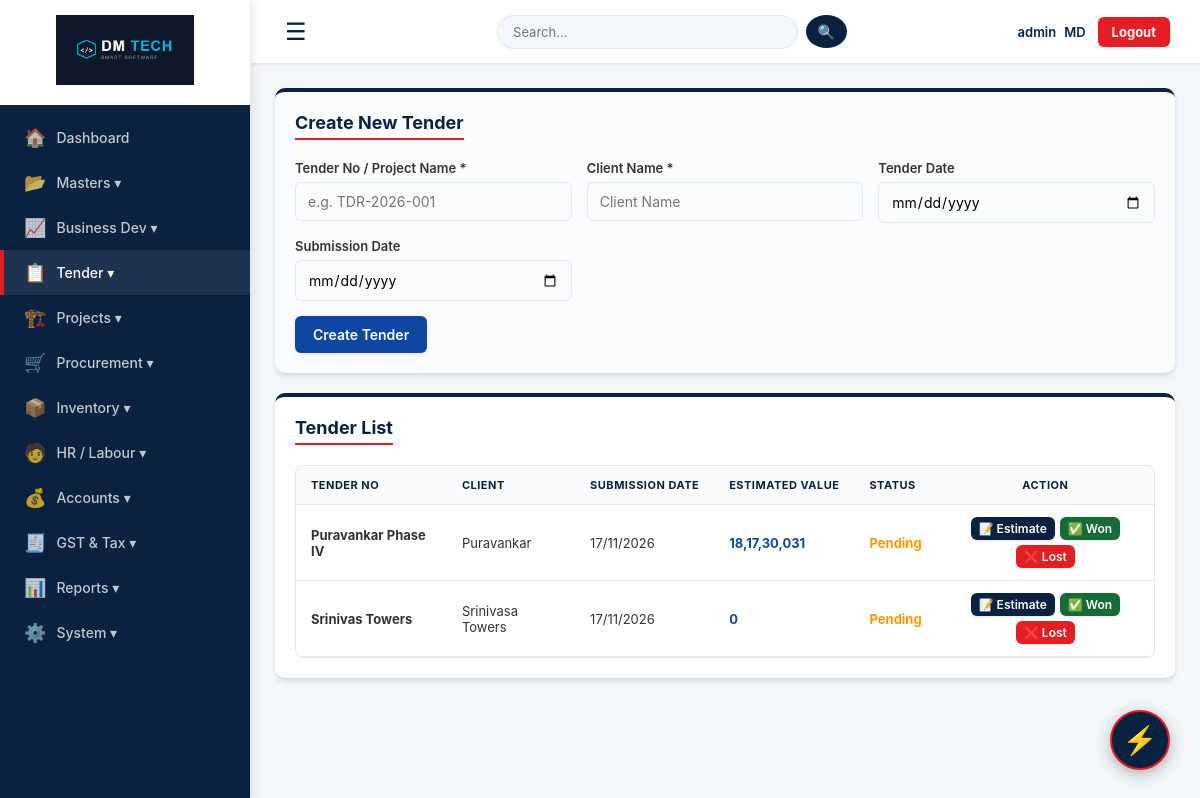
/tenders (signed in), run on an earlier commit of the app's database.
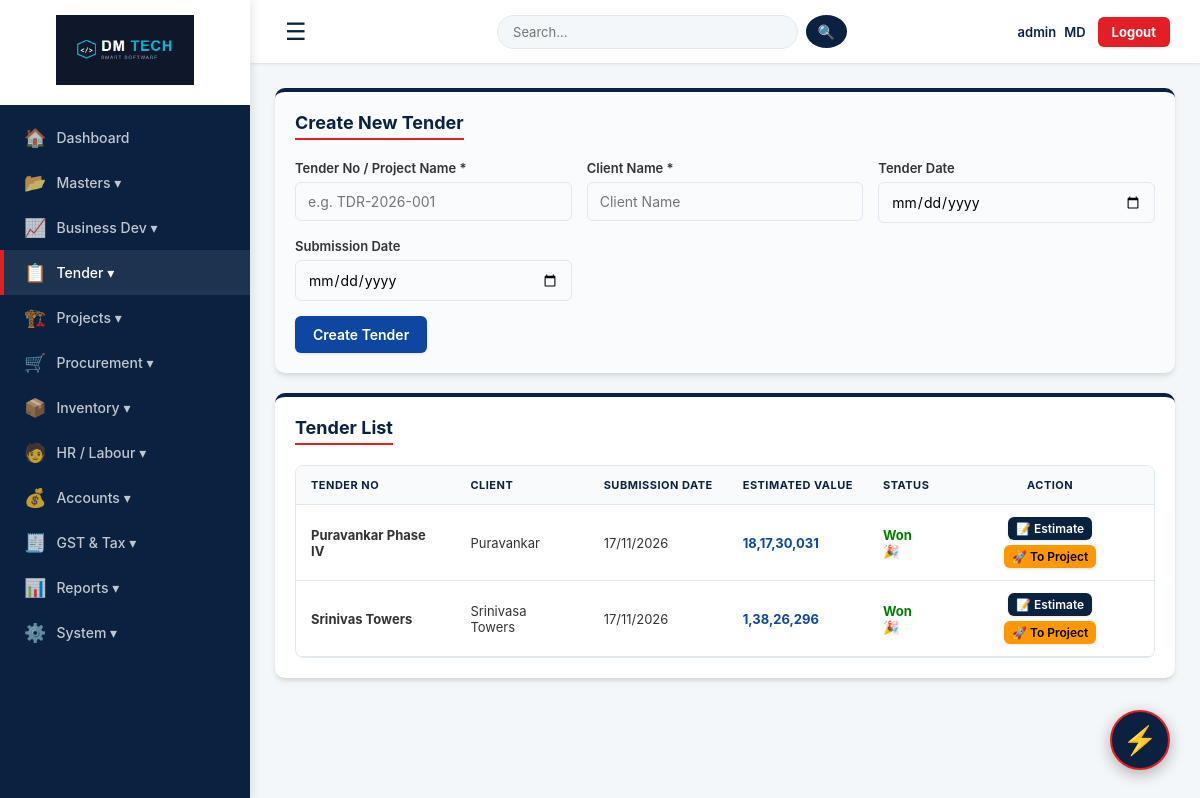
And on a later commit of the database.
### tables this page shows
CREATE TABLE tenders (id INTEGER PRIMARY KEY AUTOINCREMENT, tender_no TEXT NOT NULL, client_name TEXT NOT NULL, tender_date TEXT, submission_date TEXT, status TEXT DEFAULT 'Pending', estimated_value REAL DEFAULT 0);

### app.py (the view, shortened to what this page needs)
@app.route("/tenders", methods=["GET", "POST"])
def tenders():
    if not session.get("username"): return redirect(url_for("login"))
    conn = get_db()
    tl = conn.execute("SELECT * FROM tenders ORDER BY id DESC").fetchall()
    conn.close(); return render_template("tenders.html", tenders=tl)

### app.py (called while the page is built)
@app.context_processor
def inject_permissions():
    role = session.get('role', 'Admin')
    return dict(is_admin_or_gm=role in ['MD', 'Admin', 'GM'])

@app.after_request
def add_header(response):
    response.headers["Cache-Control"] = "no-cache, no-store, must-revalidate, public, max-age=0"
    response.headers["Pragma"] = "no-cache"
    response.headers["Expires"] = "0"
    return response

@app.template_filter('dateformat')
def dateformat(value, format='%d/%m/%Y'):
    if not value: return "-"
    try: return datetime.strptime(value, '%Y-%m-%d').strftime(format)
    except: return value

def get_db():
    conn = sqlite3.connect(DATABASE, timeout=20)
    conn.row_factory = sqlite3.Row
    return conn

### templates/tenders.html (shortened to what this page needs)
{% extends "base.html" %}
{% block content %}
<div class="card" style="background: #f9fbfc;">
    <h3>Create New Tender</h3>
    <form method="POST">
        <div class="grid-3">
            <div>
                <label>Tender No / Project Name *</label>
                <input name="tender_no" required placeholder="e.g. TDR-2026-001">
            </div>
            <div>
                <label>Client Name *</label>
                <input name="client_name" required placeholder="Client Name">
            </div>
            <div>
                <label>Tender Date</label>
                <input type="date" name="tender_date">
            </div>
            <div>
                <label>Submission Date</label>
                <input type="date" name="submission_date">
            </div>
        </div>
        <button type="submit" class="btn" style="margin-top: 15px; background: #0d47a1;">Create Tender</button>
    </form>
</div>
<div class="card">
    <h3>Tender List</h3>
    <div class="table-wrap">
        <table>
            <thead>
                <tr>
                    <th>Tender No</th>
                    <th>Client</th>
                    <th>Submission Date</th>
                    <th>Estimated Value</th>
                    <th>Status</th>
                    <th class="no-print" style="text-align: center;">Action</th>
                </tr>
            </thead>
            <tbody>
                {% for t in tenders %}
                <tr>
                    <td><strong>{{ t['tender_no'] }}</strong></td>
                    <td>{{ t['client_name'] }}</td>
                    <td>{{ t['submission_date'] | dateformat }}</td>
                    <td style="font-weight: bold; color: #0d47a1;">{{ t['estimated_value'] | inr }}</td>
                    <td>
                        {% if t['status'] == 'Won' %}<span style="color: green; font-weight: bold;">Won 🎉</span>
                        {% elif t['status'] == 'Lost' %}<span style="color: red; font-weight: bold;">Lost</span>
                        {% else %}<span style="color: #ff9800; font-weight: bold;">Pending</span>{% endif %}
                    </td>
                    <td class="no-print" style="text-align: center;">
                        <div style="display: flex; gap: 5px; justify-content: center; flex-wrap: wrap;">
                            <a href="{{ url_for('tender_items', id=t['id']) }}" class="btn" style="padding: 4px 8px; font-size: 12px; background: #0a2240;">📝 Estimate</a>
                            {% if t['status'] == 'Pending' %}
                                <a href="{{ url_for('update_tender_status', id=t['id'], status='Won') }}" class="btn" style="padding: 4px 8px; font-size: 12px; background: #176b38;" onclick="return confirm('Mark this tender as WON?');">✅ Won</a>
                                <a href="{{ url_for('update_tender_status', id=t['id'], status='Lost') }}" class="btn" style="padding: 4px 8px; font-size: 12px; background: #e31e24;" onclick="return confirm('Mark this tender as LOST?');">❌ Lost</a>
                            {% elif t['status'] == 'Won' %}
                                <a href="{{ url_for('convert_tender', id=t['id']) }}" class="btn" style="padding: 4px 8px; font-size: 12px; background: #ff9800; color: black;" onclick="return confirm('Convert this tender to a Project? This will copy BOQ items.');">🚀 To Project</a>
                            {% endif %}
                        </div>
                    </td>
                </tr>
                {% else %}
                <tr><td colspan="6" style="text-align: center;">No tenders found.</td></tr>
                {% endfor %}
            </tbody>
        </table>
    </div>
</div>
{% endblock %}

What changed in the data, as far as the page shows it:
changed tenders "Puravankar Phase IV": status "Pending ✅ Won ❌ Lost" → "Won 🎉 🚀 To Project"
changed tenders "Srinivas Towers": estimated_value|inr "0" → "1,38,26,296"; status "Pending ✅ Won ❌ Lost" → "Won 🎉 🚀 To Project"
